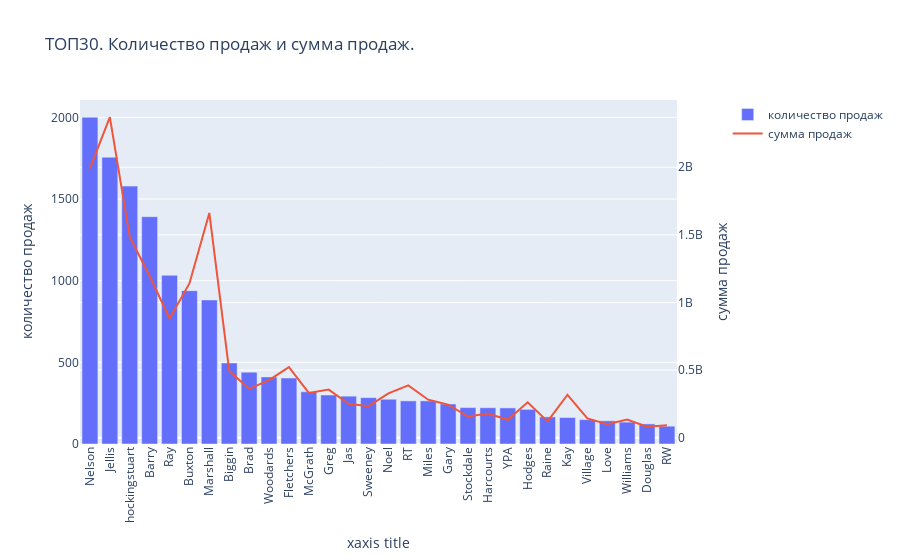

Notebook cell for this chart:
### Code cell
fig = make_subplots(specs=[[{"secondary_y": True}]])
fig.add_trace(go.Bar(x=t.index, y=t['id'], name="количество продаж"), secondary_y=False)
fig.add_trace(go.Scatter(x=t.index, y=t['price'], name="сумма продаж"), secondary_y=True)
fig.update_layout(title_text="ТОП30. Количество продаж и сумма продаж.")
fig.update_xaxes(title_text="xaxis title", tickangle=-90)
fig.update_yaxes(title_text="количество продаж", secondary_y=False)
fig.update_yaxes(title_text="сумма продаж", secondary_y=True)
fig.show()

### Figure 1 — Plotly figure (JSON) as saved in the notebook; plotly's stock layout.template omitted (floating-point values rounded to 4 significant figures)
{"data": [{"name": "количество продаж", "x": ["Nelson", "Jellis", "hockingstuart", "Barry", "Ray", "Buxton", "Marshall", "Biggin", "Brad", "Woodards", "Fletchers", "McGrath", "Greg", "Jas", "Sweeney", "Noel", "RT", "Miles", "Gary", "Stockdale", "Harcourts", "YPA", "Hodges", "Raine", "Kay", "Village", "Love", "Williams", "Douglas", "RW"], "y": [2001, 1756, 1579, 1392, 1033, 939, 882, 496, 440, 411, 404, 320, 300, 293, 284, 274, 264, 264, 245, 223, 222, 221, 212, 166, 162, 149, 142, 134, 123, 109], "type": "bar", "xaxis": "x", "yaxis": "y"}, {"name": "сумма продаж", "x": ["Nelson", "Jellis", "hockingstuart", "Barry", "Ray", "Buxton", "Marshall", "Biggin", "Brad", "Woodards", "Fletchers", "McGrath", "Greg", "Jas", "Sweeney", "Noel", "RT", "Miles", "Gary", "Stockdale", "Harcourts", "YPA", "Hodges", "Raine", "Kay", "Village", "Love", "Williams", "Douglas", "RW"], "y": [1992000000.0, 2370000000.0, 1485000000.0, 1196000000.0, 881700000.0, 1141000000.0, 1662000000.0, 493800000.0, 361100000.0, 425000000.0, 521100000.0, 331100000.0, 355500000.0, 251200000.0, 232700000.0, 328100000.0, 386900000.0, 280900000.0, 243700000.0, 156300000.0, 179200000.0, 132100000.0, 262000000.0, 120100000.0, 317300000.0, 142400000.0, 100300000.0, 134200000.0, 80370000.0, 92470000.0], "type": "scatter", "xaxis": "x", "yaxis": "y2"}], "layout": {"xaxis": {"anchor": "y", "domain": [0.0, 0.94], "title": {"text": "xaxis title"}, "tickangle": -90}, "yaxis": {"anchor": "x", "domain": [0.0, 1.0], "title": {"text": "количество продаж"}}, "yaxis2": {"anchor": "x", "overlaying": "y", "side": "right", "title": {"text": "сумма продаж"}}, "title": {"text": "ТОП30. Количество продаж и сумма продаж."}}}
